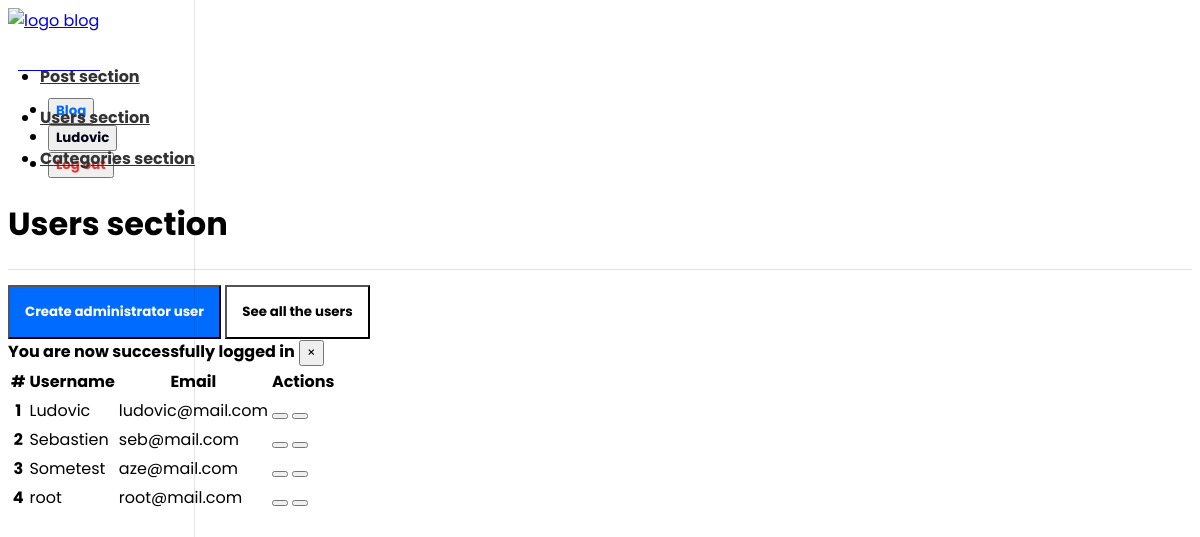
The page /app/admin/users/users.php (signed in) on the database as committed earlier.
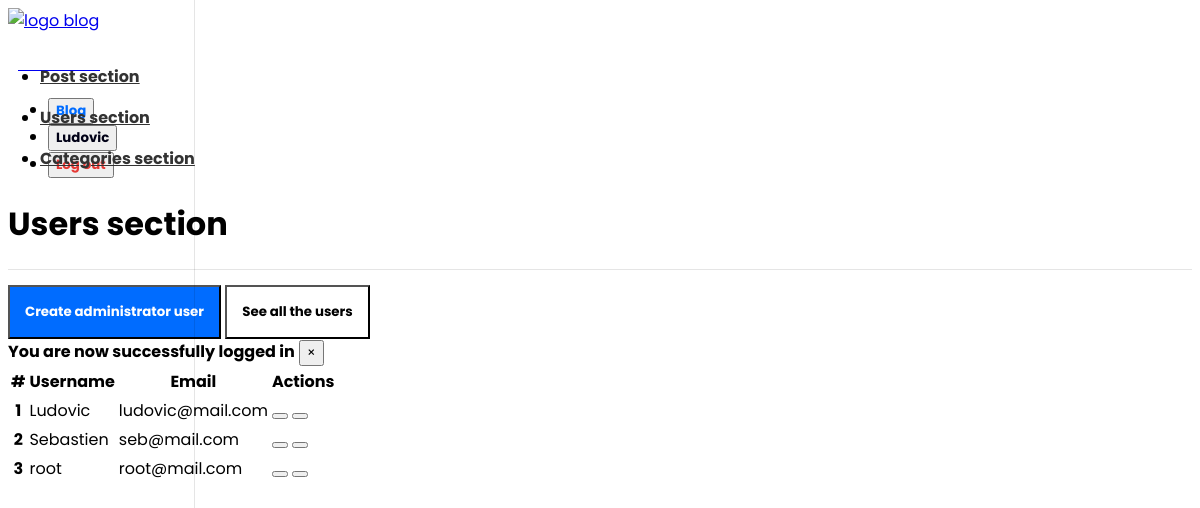
The same page on the database as committed later.
### tables this page shows
CREATE TABLE `users` (
  `id` int(11) NOT NULL,
  `admin` tinyint(1) NOT NULL,
  `user_name` varchar(255) NOT NULL,
  `email` varchar(255) NOT NULL,
  `password` varchar(255) NOT NULL,
  `created_at` timestamp NOT NULL DEFAULT current_timestamp()
);

### app/controllers/users.php (called while the page is built, shortened)
<?php
include(ROOT_PATH . "/app/db/database.php");
$table       = "users";
$admin_users = selectAllInTable($table, ["admin" => 1]);

### app/db/database.php (called while the page is built, shortened)
<?php
require("connect.php");
function execQuery($sql, $data)
{
    global $conn;
    $fetcher = $conn->prepare($sql);
    $values  = array_values($data);
    $types   = str_repeat("s", count($values));
    $fetcher->bind_param($types, ...$values);
    $fetcher->execute();
    return $fetcher;
}
function selectAllInTable($table, $conditions = [])
{
    global $conn;
    $sql = "SELECT * FROM $table";
    if (empty($conditions)) {
        $fetcher = $conn->prepare($sql);
        $fetcher->execute();
        $payload = $fetcher->get_result()->fetch_all(MYSQLI_ASSOC);
        return $payload;
    } else {
        $i = 0;
        foreach ($conditions as $key => $value) {
            if ($i === 0 ) {
                $sql = $sql . " WHERE $key=?";
            } else {
                $sql = $sql . " AND $key=?";
            }
            $i++;
        }
        $fetcher = execQuery($sql, $conditions);
        $payload = $fetcher->get_result()->fetch_all(MYSQLI_ASSOC);
        return $payload;
    }
}

### app/admin/users/users.php (the view, shortened to what this page needs)
<?php
    include(ROOT_PATH . "/app/controllers/users.php");
?>
<!DOCTYPE html>
<html lang="en">
<head>
    <link rel="stylesheet"
        href="https://unpkg.com/bootstrap-material-design@4.1.1/dist/css/bootstrap-material-design.min.css"
 />
    <link rel="stylesheet" href="https://unicons.iconscout.com/release/v2.0.1/css/unicons.css" />
    <link href="../../../assets/dashboard.css" rel="stylesheet" />
</head>
<body>
    <?php include(ROOT_PATH . "/app/components/navbar_dashboard.php") ?>
    <div class="container-fluid">
        <div class="row">
            <main role="main" class="col-md-9 ml-sm-auto col-lg-10 pt-3 px-4">
                <div
                    class="d-flex justify-content-between flex-wrap flex-md-nowrap align-items-center pb-2 mb-3 border-bottom">
                    <h1 style="font-weight: bold">Users section</h1>
                </div>
                <a href="<?php echo BASE_URL . "app/admin/users/create_users.php" ?>" style="text-decoration: none">
                    <button class="btn mr-2"
                        style="background-color: #006cff; color: white; padding: 15px; font-weight: bold; margin-top: 15px">
                        Create administrator user
                    </button>
                </a>
                <a href="<?php echo BASE_URL . "app/admin/users/users.php" ?>" style="text-decoration: none">
                    <button class="btn"
                        style="background-color: white; color: black; padding: 15px; font-weight: bold; margin-top: 15px">
                        See all the users
                    </button>
                </a>
                <?php include(ROOT_PATH . "/app/components/message_handler.php") ?>
                <div class="mt-5 align-items-center">
                    <table class="table table-borderless">
                        <thead>
                            <tr>
                                <th scope="col">#</th>
                                <th scope="col">Username</th>
                                <th scope="col">Email</th>
                                <th scope="col">Actions</th>
                            </tr>
                        </thead>
                        <tbody>
                            <?php foreach ($admin_users as $key => $user): ?>
                            <tr>
                                <th scope="row"><?php echo $key + 1; ?></th>
                                <td><?php echo $user["user_name"] ?></td>
                                <td><?php echo $user["email"] ?></td>
                                <td>
                                    <a href="edit_users.php?id=<?php echo $user["id"] ?>" style="text-decoration: none">
                                        <button type="button" class="btn btn-secondary" data-toggle="tooltip"
                                            data-placement="top" title="Edit">
                                        </button>
                                    </a>
                                    <a href="users.php?delete_id=<?php echo $user["id"] ?>"
                                        style="text-decoration: none">
                                        <button type="button" class="btn btn-secondary" data-toggle="tooltip"
                                            data-placement="top" title="Delete">
                                        </button>
                                    </a>
                                </td>
                            </tr>
                            <?php endforeach; ?>
                        </tbody>
                    </table>
                </div>
            </main>
        </div>
    </div>
</body>
</html>

Rows that differ between the two databases and show on the page:
removed users: user_name "Sometest", email "aze@mail.com"
